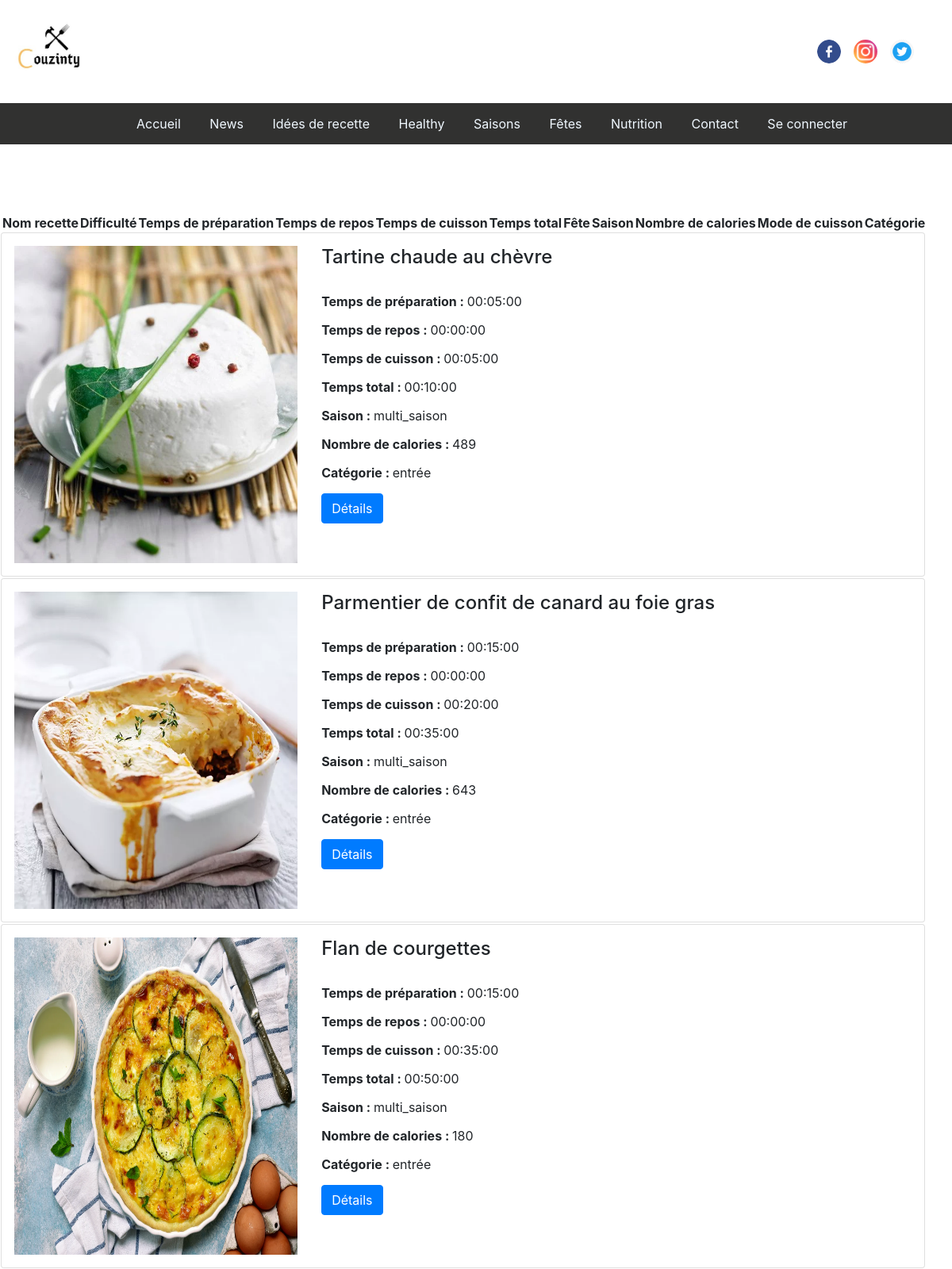
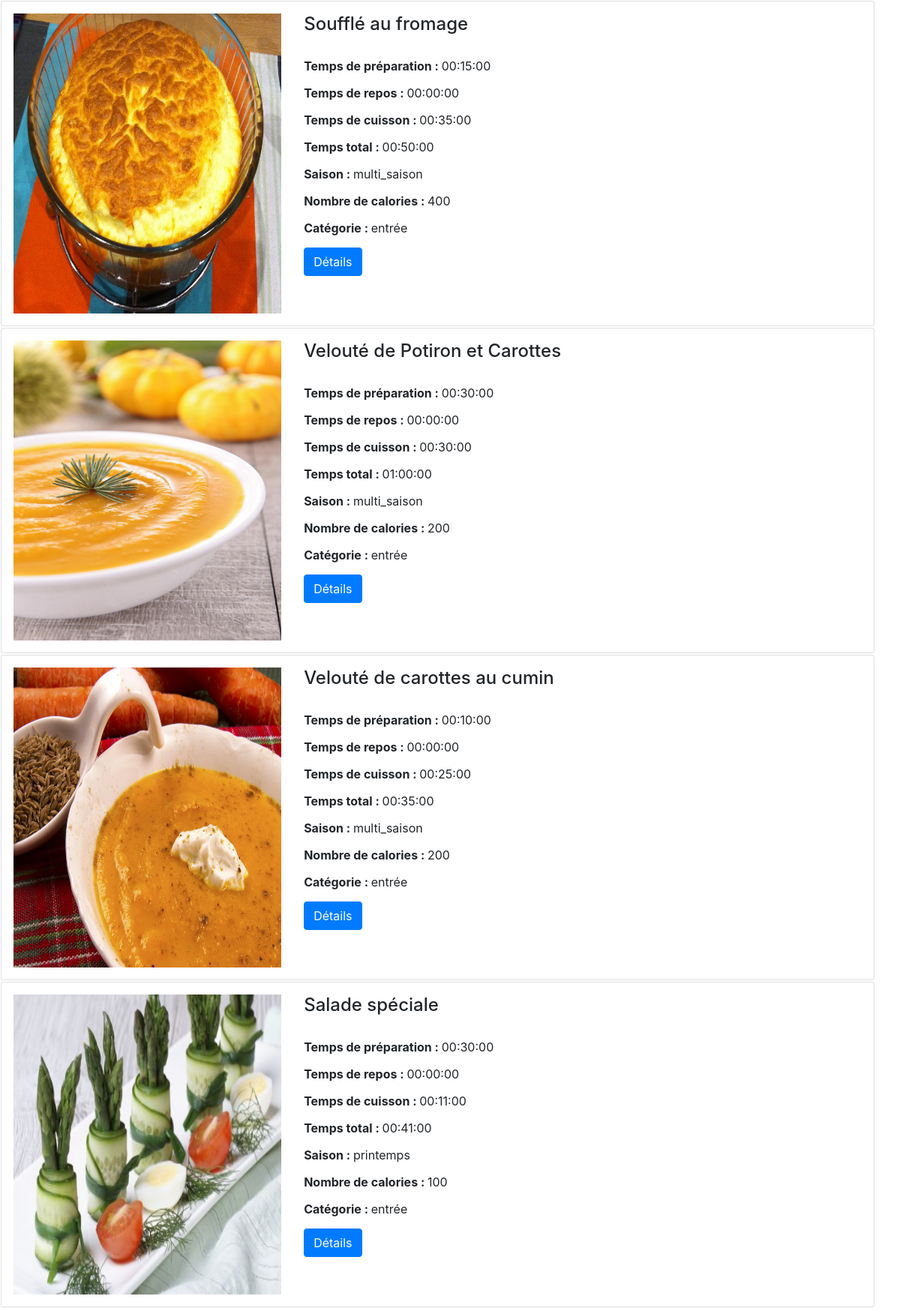
/Couzinty/entrées.php (upper part), run on the app's committed database (2 pictures, top to bottom).
### tables this page shows
CREATE TABLE `recette` (
  `id_recette` int(11) NOT NULL,
  `nom_recette` varchar(255) NOT NULL,
  `description` text NOT NULL,
  `image` text NOT NULL,
  `difficulte` varchar(255) NOT NULL,
  `temps_prepa` time NOT NULL,
  `temps_repos` time NOT NULL,
  `temps_cuisson` time NOT NULL,
  `temps_total` time NOT NULL,
  `liste_ingredients` longtext NOT NULL,
  `liste_etapes` longtext NOT NULL,
  `healthy` enum('oui','non') NOT NULL DEFAULT 'non',
  `calories` int(11) NOT NULL,
  `notation` int(11) NOT NULL,
  `mode_cuisson` varchar(255) NOT NULL,
  `categorie_nom` varchar(255) NOT NULL,
  `saison` varchar(255) NOT NULL,
  `fete` enum('quotidien','mariage','circoncision','aid','achoura') NOT NULL,
  `news` enum('oui','non') NOT NULL DEFAULT 'non',
  `valide_recette` enum('oui','non') NOT NULL DEFAULT 'oui'
);

### Couzinty/controllers/entrées_controller.php (called while the page is built)
<?php
require_once($_SERVER['DOCUMENT_ROOT'].'./projet_tdw/views/entrées_view.php');
require_once($_SERVER['DOCUMENT_ROOT'].'./projet_tdw/models/entrées_model.php');
class entrées_controller
{
function afficher_entrées(){
$v=new entrées_view();
$v->afficher_entrées();
}
public function getEntrees(){
    $mdl=new entrées_model();
    $r=$mdl->getEntrees();
    return $r;
}
}
?>

### Couzinty/entrées.php (called while the page is built)
<?php
    require_once($_SERVER['DOCUMENT_ROOT'].'./projet_tdw/controllers/entrées_controller.php');
    $v= new entrées_controller();
    $v->afficher_entrées();
?>

### Couzinty/models/entrées_model.php (called while the page is built, shortened)
<?php
require_once($_SERVER['DOCUMENT_ROOT'].'./projet_tdw/controllers/entrées_controller.php');
class entrées_model{
    private $dbname="projet_tdw";
    private $host="localhost";
    private $user="root";
    private $password="";
    private function connecter($dbname,$host,$user,$password){
        $c="mysql:host=$host;dbname=$dbname;";
        try {
            $db= new PDO($c,$user,$password);
        } catch (PDOException $ex) {
            printf("erreur de connexion à la base de donnée",$ex->getMessage());
            exit();
        }
        return $db;
    }
    private function requete($db,$r){
        return $db->query($r);
    }
    public function getEntrees(){
        $db=$this->connecter($this->dbname,$this->host,$this->user,$this->password);
        $q="SELECT * FROM recette where categorie_nom = 'entrée' AND valide_recette='oui'";
        $r=$this->requete($db,$q);
        return $r;
    }
}
?>

### Couzinty/views/entrées_view.php (the view, shortened to what this page needs)
<link rel = "stylesheet" href = "./css/bootstrap.min.css">
<link rel = "stylesheet" href = "./css/style.css">
<?php
require_once($_SERVER['DOCUMENT_ROOT'].'./projet_tdw/controllers/entrées_controller.php');
class entrées_view
{
    public function entete()
    {
    ?>
        <head>
        </head>
        <div id="container-slider" class = "container-responsive">
        <nav class="navbar navbar-expand-sm justify-content-between">
        <a class="navbar-brand mr-50" href="#">
        <img src="./img/couzinty.jpg" alt="Logo" style="border:none;width:100px;">
        </a>
        <nav class="navbar navbar-expand-sm justify-content-between" style="margin-top: 0%;">
        <a class="navbar-brand" href="https://www.facebook.com">
        <img src="./img/facebook.png" class="rounded-circle" alt="Logo" style="width:30px;">
        </a>
        <a class="navbar-brand mr-50" href="https://www.instagram.com">
        <img src="./img/instagram.png" class="rounded-circle" alt="Logo" style="width:30px;">
        </a>
        <a class="navbar-brand" href="https://www.twitter.com">
        <img src="./img/twitter.png" class="rounded-circle" alt="Logo" style="width:30px;">
        </a>
        </nav>
        </nav>
        </div>
    <?php
    }
    public function menu()
    {
    ?>
     <div>
     <center>
     <nav class="menu">
     <ul>
     <?php if (!isset($_SESSION["id_utilisateur"])) { ?>
      <li><a href="./index.php" class="lien">Accueil</a></li>
      <?php } else { ?>
      <li><a href="./accueil_utilisateur.php" class="lien">Accueil</a></li>
      <?php } ?>
      <li><a href="./news.php" class="lien">News</a></li>
      <li><a href="./idées_recette.php" class="lien">Idées de recette</a></li>
      <li><a href="./healthy.php" class="lien">Healthy</a></li>
      <li><a href="./saison.php" class="lien">Saisons</a></li>
      <li><a href="./fete.php" class="lien">Fêtes</a></li>
      <li><a href="./nutrition.php" class="lien">Nutrition</a></li>
      <li><a href="./contact.php" class="lien">Contact</a></li>
      <?php if (!isset($_SESSION["id_utilisateur"])) { ?>
      <li><a href="./login.php" class="lien">Se connecter</a></li>
      <?php } else { ?>
      <li><a href="./deconnexion.php" class="lien">Déconnexion</a></li>
      <?php } ?>
     </ul>
     </nav>
     </center>
    </div>
     <?php
     }
     public function contenu()
     {
     ?>
        <link href="https://stackpath.bootstrapcdn.com/bootstrap/4.3.1/css/bootstrap.min.css" rel="stylesheet"/>
        <link href="https://use.fontawesome.com/releases/v5.6.3/css/all.css" rel="stylesheet"/>
        <link href="https://unpkg.com/bootstrap-table@1.18.3/dist/bootstrap-table.min.css" rel="stylesheet"/>
   <div class="container-responsive">
   <table class="table-borderless" id="table" data-toggle="table" data-filter-control="true" data-escape="false" data-click-to-select="true" class="table">
	<thead style="float:left;">
		<tr>
         <th id="im" data-field="image"></th>
			<th data-field="nom" data-filter-control="input" data-sortable="true">Nom recette</th>
			<th data-visible="false" data-field="diff" data-filter-control="input" data-sortable="true">Difficulté</th>
			<th data-field="temps_prepa" data-filter-control="input" data-sortable="true">Temps de préparation</th>
         <th data-field="temps_repos" data-filter-control="input" data-sortable="true">Temps de repos</th>
         <th data-field="temps_cuisson" data-filter-control="input" data-sortable="true">Temps de cuisson</th>
         <th data-field="temps_total" data-filter-control="input" data-sortable="true">Temps total</th>
         <th data-visible="false" data-field="fete" data-filter-control="input" data-sortable="true">Fête</th>
         <th data-field="saison" data-filter-control="input" data-sortable="true">Saison</th>
			<th data-field="calories" data-filter-control="input" data-sortable="true">Nombre de calories</th>
         <th data-visible="false" data-field="mode_cuiss" data-filter-control="input" data-sortable="true">Mode de cuisson</th>
         <th data-field="categorie" data-filter-control="input" data-sortable="true">Catégorie</th>
		</tr>
	</thead>
	<tbody>
   <?php
                $cpt=0;
                $controller = new entrées_controller();
                $resultat = $controller->getEntrees();
                foreach ($resultat as $row) { $cpt++; if (!empty($row['nom_recette'])) {?>
                    <tr>
                        <td><div class="card col-md-12 p-3">
    		<div class="row ">
    			<div class="col-md-4">
              <?php echo $row["image"] ?>
    			</div>
    			<div class="col-md-8">
    				<div class="card-block">
    					<h4 class="card-title"><?php echo $row["nom_recette"] ?></h4>
                  <br/>
                  <p><b>Temps de préparation : </b><?php echo $row["temps_prepa"] ?></p>
                  <p><b>Temps de repos : </b><?php echo $row["temps_repos"] ?></p>
                  <p><b>Temps de cuisson : </b><?php echo $row["temps_cuisson"] ?></p>
                  <p><b>Temps total : </b><?php echo $row["temps_total"] ?></p>
                  <p><b>Saison : </b><?php echo $row["saison"] ?></p>
                  <p><b>Nombre de calories : </b><?php echo $row["calories"] ?></p>
                  <p><b>Catégorie : </b><?php echo $row["categorie_nom"] ?></p>
    					<a class="btn btn-primary" href="./recette.php?nomRecette=<?php echo $row["nom_recette"] ?>">Détails</a>
    				</div>
    			</div>
    		</div>
    	</div></td>
                        <td id="nom"><input value="<?php echo $row["nom_recette"] ?>" /></td>
                        <td id="diff"><input value="<?php echo $row["difficulte"] ?>" /></td>
                        <td id="prep"><input value="<?php echo $row["temps_prepa"] ?>" /></td>
                        <td id="repos"><input value="<?php echo $row["temps_repos"] ?>" /></td>
                        <td id="cui"><input value="<?php echo $row["temps_cuisson"] ?>" /></td>
                        <td id="tot"><input value="<?php echo $row["temps_total"] ?>" /></td>
                        <td id="fete"><input value="<?php echo $row["fete"] ?>" /></td>
                        <td id="sais"><input value="<?php echo $row["saison"] ?>" /></td>
                        <td id="cal"><input value="<?php echo $row["calories"] ?>" /></td>
                        <td id="mod"><input value="<?php echo $row["mode_cuisson"] ?>" /></td>
                        <td id="cat"><input value="<?php echo $row["categorie_nom"] ?>" /></td>
                    <tr>
                    <?php }
                }
                ?>
              </tbody>
             </table>
             </div>
    <?php
    }
    ?>
    <?php
    public function afficher_entrées()
    {
        $this->entete();
        $this->menu();
        $this->contenu();
    }
}
?>

### Couzinty/css/style.css (style rules this page uses)
.menu ul li { display:inline-block; }
.menu { top: 0; position: sticky; background-color:rgb(49, 49, 48); padding: 0px; margin: 0; }
.menu li a { display: inline-block; color: aliceblue; text-align: center; padding: 14px 16px; text-decoration: none; }
img { width: 100%; border-right: 2px solid black; }

### Couzinty/views/entrées_view.php (style rules this page uses)
div.col-md-4 { height: 400px; }
div.col-md-4 img { width: 100%; height:100%; }

### data on the page
recette: image (picture), nom_recette "Tartine chaude au chèvre", temps_prepa "00:05:00", temps_repos "00:00:00", temps_cuisson "00:05:00", temps_total "00:10:00", saison "multi_saison", calories "489", categorie_nom "entrée"
recette: image (picture), nom_recette "Parmentier de confit de canard au foie gras", temps_prepa "00:15:00", temps_repos "00:00:00", temps_cuisson "00:20:00", temps_total "00:35:00", saison "multi_saison", calories "643", categorie_nom "entrée"
recette: image (picture), nom_recette "Flan de courgettes", temps_prepa "00:15:00", temps_repos "00:00:00", temps_cuisson "00:35:00", temps_total "00:50:00", saison "multi_saison", calories "180", categorie_nom "entrée"
recette: image (picture), nom_recette "Soufflé au fromage", temps_prepa "00:15:00", temps_repos "00:00:00", temps_cuisson "00:35:00", temps_total "00:50:00", saison "multi_saison", calories "400", categorie_nom "entrée"
recette: image (picture), nom_recette "Velouté de Potiron et Carottes", temps_prepa "00:30:00", temps_repos "00:00:00", temps_cuisson "00:30:00", temps_total "01:00:00", saison "multi_saison", calories "200", categorie_nom "entrée"
recette: image (picture), nom_recette "Velouté de carottes au cumin", temps_prepa "00:10:00", temps_repos "00:00:00", temps_cuisson "00:25:00", temps_total "00:35:00", saison "multi_saison", calories "200", categorie_nom "entrée"
recette: image (picture), nom_recette "Salade spéciale", temps_prepa "00:30:00", temps_repos "00:00:00", temps_cuisson "00:11:00", temps_total "00:41:00", saison "printemps", calories "100", categorie_nom "entrée"
